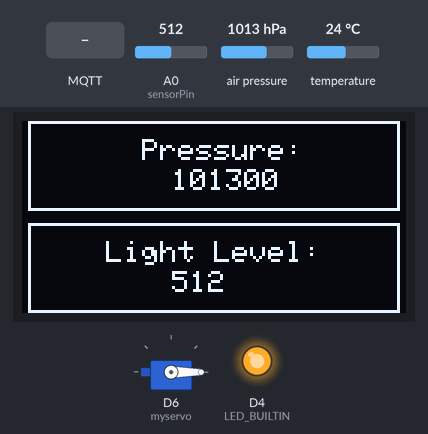
Recording of a sketch running on a simulated ESP8266 (NodeMCU). Shown: 128×64 one-colour display, servo, output pins drawn as LEDs (lit = HIGH, except the on-board LED, lit = LOW). The inputs (shaded band) are chosen by the test bench; at power-on: A0 (sensorPin) = 512, air pressure 1013 hPa, temperature 24 °C. WiFi joins after 1.5 s; servers stay silent unless stated; no MQTT or app messages arrive unless stated; pins used as bus, display or sensor lines are not drawn; what the sketch prints to the serial monitor is not drawn.

Above: at 10.6 s.
10.7 s: MQTT message "1" arrives on the third subscribed topic
At 11.2 s:
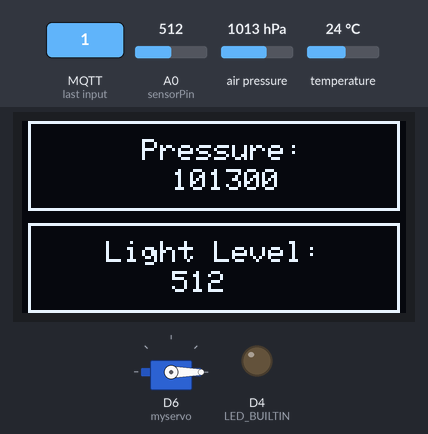
12.2 s: MQTT message "myesp8266" arrives on the first subscribed topic
At 13.2 s:
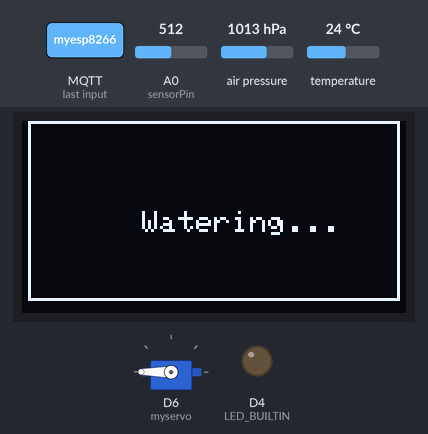
13.7 s: MQTT message "infob3it/053/water" arrives on the first subscribed topic
At 14.5 s:
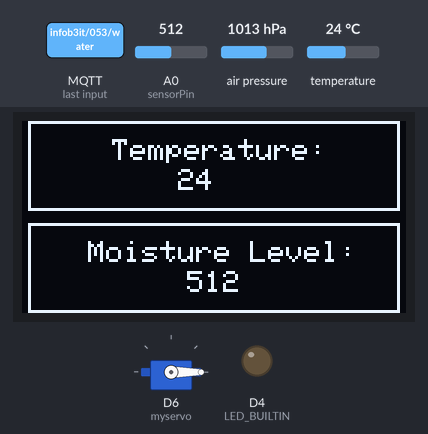
21.5 s: MQTT message "myesp8266" arrives on the third subscribed topic
At 30.1 s:
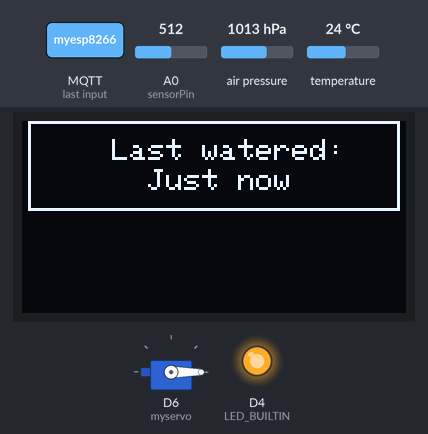
30.2 s: A0 (sensorPin) set to 214
32.7 s: A0 (sensorPin) set to 191
At 42.2 s:
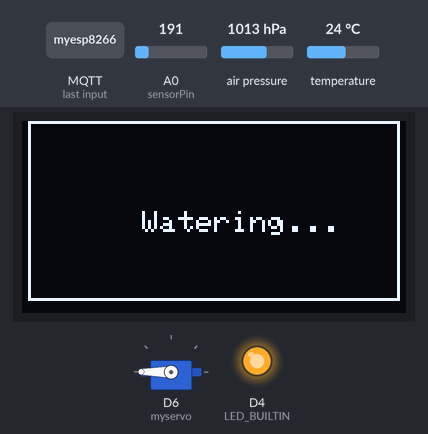
Timing chart, 0 to 42.4 s (numbered marks = the images above; inputs shaded):
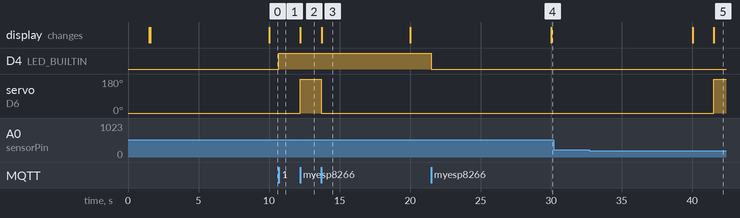

Measured:
- the behaviour switches between 201 and 200 on A0 (sensorPin) (found by bisection; images 4 and 5)
- after the input at 10.7 s, D4 (LED_BUILTIN): LOW → HIGH at once
- after the input at 12.2 s, servo on D6 (myservo): 0° → 180° at once; the display: first differs from a run without the input at once (image 2)
- after the input at 13.7 s, servo on D6 (myservo): 180° → 0° at once; the display: changes at once (image 3)
- after the input at 21.5 s, D4 (LED_BUILTIN): HIGH → LOW at once
- after the input at 30.2 s, every drawn part: stays the same
- after the input at 32.7 s, servo on D6 (myservo): 0° → 180° after 8.8 s; the display: first differs from a run without the input after 8.8 s (image 5)
- what the display in image 3 shows lasts 6.3 s, from 13.7 s to 20.0 s

The sketch:

a2.ino
```cpp
#include <Wire.h> //Used for the I2C protocol
#include <Adafruit_GFX.h>
#include <Adafruit_SSD1306.h>
#include <Adafruit_BMP280.h> //Used for the temperature and pressure sensor
#include <ESP8266WiFi.h> //Used to connect to the WiFi
#include <Servo.h> //Used to control the servo
#include <PubSubClient.h> //Used to connect to the MQTT broker, publish and subscribe
#include <ESP8266mDNS.h> //Used for OTA updates
#include <WiFiUdp.h> //Used for OTA updates
#include <ArduinoOTA.h> //Used for OTA updates
#include <WiFiManager.h> // Used for managing WIFI https://github.com/tzapu/WiFiManager

//OLED Display
#define SCREEN_WIDTH 128 // OLED display width, in pixels
#define SCREEN_HEIGHT 64 // OLED display height, in pixels
#define OLED_RESET     -1
#define SCREEN_ADDRESS 0x3C
Adafruit_SSD1306 display(SCREEN_WIDTH, SCREEN_HEIGHT, &Wire, OLED_RESET);

//BMP280 sensor
#define BMP_SCK  (13)
#define BMP_MISO (12)
#define BMP_MOSI (11)
#define BMP_CS   (10)

Adafruit_BMP280 bmp;
int temperature = 0;
int pressure = 0;

//LDR and soil moisture sensors
int sensorPin = A0;
int selectPin = D5;
const int ldrSensor = LOW; //LOW selects LDR
const int soilSensor = HIGH; //HIGH selects soil moisture sensor
int ldrValue = 0;
int soilValue = 0;

//Count how many times water button is pressed
int count = 0;

unsigned long messageDelay = 10000;
unsigned long timeNow;

unsigned long previousMillis = 0;
unsigned long lastWater = 0;

//Servo
Servo myservo;

//Connecting to the WiFi and MQTT broker
WiFiManager wm;

const char* mqtt_server = "mqtt.uu.nl";
const char* mqtt_id = "student053";
const char* mqtt_password = "gH8YkBQN";

WiFiClient espClient;
PubSubClient client(espClient);
unsigned long lastMsg = 0;
#define MSG_BUFFER_SIZE  (50)
char msg[MSG_BUFFER_SIZE];

//General
int deviceMode = 0; //0 = automatic, 1 = manual
int waterMode = 0; //0 = not watering, 1 = watering
int pos = 0; //Servo position
unsigned long debounceInterval = 50; //Used for debouncing
unsigned long lastDebounceTime = 0;
int buttonState;
int lastButtonState = HIGH; //Button reads LOW when pressed
int flashButton = 0;
int menu = 1;

//Setup device
void setup() {
  myservo.write(0);
  Serial.begin(115200);
  Serial.println("Booting");
  WiFi.mode(WIFI_STA);
  //wm.resetSettings();
  wm.setConfigPortalTimeout(180);
  wm.setConnectTimeout(60);

  /*//Configuring static IP address
  _ip.fromString(static_ip);
  _gw.fromString(static_gw);
  _sn.fromString(static_sn);
  wm.setSTAStaticIPConfig(_ip, _gw, _sn);*/

  bool res = wm.autoConnect("AutoConnectAP", "wifiConnect");
  if(!res){
      Serial.println("Failed");
      ESP.restart();
  }
  else {
      Serial.println("Connected to the WIFI");
  }

  //setupOTAupdates(); //Configures the system for OTA updates
  client.setServer(mqtt_server, 1883); //Sets the MQTT server
  client.setCallback(callback);

  display.begin(SSD1306_SWITCHCAPVCC, SCREEN_ADDRESS); //Starting the OLED display
  display.clearDisplay();
  display.display();

  //setup menu
  menu = 1;
  updateMenu();

//  //setup servo
//  pos = 0;
//  myservo.write(pos);

  unsigned status;
  status = bmp.begin(BMP280_ADDRESS_ALT, BMP280_CHIPID); //Starting the BMP280 sensor
  /* Default settings from datasheet. */
  bmp.setSampling(Adafruit_BMP280::MODE_NORMAL,     /* Operating Mode. */
                  Adafruit_BMP280::SAMPLING_X2,     /* Temp. oversampling */
                  Adafruit_BMP280::SAMPLING_X16,    /* Pressure oversampling */
                  Adafruit_BMP280::FILTER_X16,      /* Filtering. */
                  Adafruit_BMP280::STANDBY_MS_500); /* Standby time. */
  pinMode(selectPin, OUTPUT); //Selects LDR or soil moisture sensor
  digitalWrite(selectPin, ldrSensor); //Selects the LDR sensor
  myservo.attach(12); //Attaches the servo on GIO12, which is D6 on the NodeMCU board
  pinMode(LED_BUILTIN, OUTPUT);
  pinMode(flashButton, INPUT); //Flash button for changing between manual and automatic mode

  snprintf (msg, MSG_BUFFER_SIZE, "%ld", deviceMode);
  client.publish("infob3it/053/mode", msg);

  publishSensor();
}

void loop() {
  //ArduinoOTA.handle();
  timeNow = millis();
  int buttonReading = digitalRead(flashButton);
  temperature = bmp.readTemperature();
  pressure = bmp.readPressure();

  //Changes the screen every 10 seconds
  unsigned long currentMillis = millis();
  if(currentMillis - previousMillis >= 10000){
    previousMillis = currentMillis;
    if(menu == 3){
      menu = 1;
    }
    else{
      menu++;
    }
    updateMenu();
  }

  if (!client.connected()) { //Check if client is connected to the MQTT broker, currently a blocking function
    reconnect(); //If client is not connected, reconnect to the MQTT broker first
  }
  client.loop();

  if (timeNow - lastMsg >= messageDelay && deviceMode == 0) {
    lastMsg = timeNow;
    publishSensor();
  }

  if (deviceMode == 0) {
    digitalWrite(LED_BUILTIN, LOW); //Turns the LED on in automatic mode
  }

  if (deviceMode == 1) {
    digitalWrite(LED_BUILTIN, HIGH); //Turns the LED off in manual mode
  }

  if (buttonReading != lastButtonState) { //Pressing the button starts the debounce timer
    lastDebounceTime = timeNow;
    Serial.println("button pressed");
  }

  if ((timeNow - lastDebounceTime) >= debounceInterval) {
    if (buttonReading != buttonState) {
      buttonState = buttonReading;
      if (buttonState == LOW) { //Buttonstate is low when button is pressed
        int newMode = (deviceMode == 0) ? 1 : 0;
        snprintf (msg, MSG_BUFFER_SIZE, "%ld", newMode);
        client.publish("infob3it/053/mode", msg);
      }
    }
  }

  lastButtonState = buttonReading;

  //when in automatic mode, checks whether plant needs watering
  if(deviceMode == 0){
    autoWater();
  }
  /*if (soilValue <= 200 && deviceMode == 0 && waterMode = 0) {
    startWatering();
  }
  if (waterTimer.FIRST_TRIGGER) { //Only returns true the first time the timer is triggered, until timer is reset
    stopWatering();
  }*/
}

void autoWater(){
  //Thresh values for when plant needs watering
  if(soilValue <= 200 && waterMode == 0){
    startWatering();
  }
  if(soilValue >= 400 && waterMode == 1){
    stopWatering();
  }
}

//Get sensor values
void readSoilMoisture() {
  digitalWrite(selectPin, soilSensor); //Select the soil sensor
  soilValue = analogRead(sensorPin);
  Serial.println(soilValue);
  digitalWrite(selectPin, ldrSensor); //Select the LDR sensor to prevent corrosion on the soil sensor
}

//Publish sensor values.
void publishSensor() { //QoS must be 0 due to PubSubClient library, this is fine for frequent updates of sensor values. However, QoS 1 would have been more ideal in the case of the manual reading of sensor values, to make sure the values are sent at least once.
  //Measure all sensor values
  ldrValue = analogRead(sensorPin);
  readSoilMoisture();

  //Publish temperature
  snprintf (msg, MSG_BUFFER_SIZE, "%ld", temperature);
  client.publish("infob3it/053/temperature", msg);
  //Publish pressure
  snprintf (msg, MSG_BUFFER_SIZE, "%ld", pressure);
  client.publish("infob3it/053/pressure", msg);
  //Publish light level
  snprintf (msg, MSG_BUFFER_SIZE, "%ld", ldrValue);
  client.publish("infob3it/053/light", msg);
  //Publish moisture level
  snprintf (msg, MSG_BUFFER_SIZE, "%ld", soilValue);
  client.publish("infob3it/053/soil", msg);
}

//Water the plant
void startWatering() {
  Serial.println("Watering the plant");
  waterMode = 1;
  menu = 4;
  updateMenu();
  for (pos = 0; pos <= 180; pos += 2) { // goes from 0 degrees to 180 degrees
    // in steps of 2 degrees
    myservo.write(pos);              // tell servo to go to position in variable 'pos'
  }
}

void stopWatering() {
  Serial.println("Finished watering the plant");
  waterMode = 0;
  menu = 1;
  for (pos = 180; pos >= 0; pos -= 2) { // goes from 180 degrees to 0 degrees
    myservo.write(pos);                 // tell servo to go to position in variable 'pos'
  }
  lastWater = millis();
  updateMenu();
}

//OTA updates
void setupOTAupdates() {
  // Port defaults to 8266
  // ArduinoOTA.setPort(8266);

  // Hostname defaults to esp8266-[ChipID]
  // ArduinoOTA.setHostname("myesp8266");

  // No authentication by default
  // ArduinoOTA.setPassword("admin");

  // Password can be set with it's md5 value as well
  // MD5(admin) = 21232f297a57a5a743894a0e4a801fc3
  // ArduinoOTA.setPasswordHash("21232f297a57a5a743894a0e4a801fc3");

  ArduinoOTA.onStart([]() {
    String type;
    if (ArduinoOTA.getCommand() == U_FLASH) {
      type = "sketch";
    } else { // U_FS
      type = "filesystem";
    }

    // NOTE: if updating FS this would be the place to unmount FS using FS.end()
    Serial.println("Start updating " + type);
  });
  ArduinoOTA.onEnd([]() {
    Serial.println("\nEnd");
  });
  ArduinoOTA.onProgress([](unsigned int progress, unsigned int total) {
    Serial.printf("Progress: %u%%\r", (progress / (total / 100)));
  });
  ArduinoOTA.onError([](ota_error_t error) {
    Serial.printf("Error[%u]: ", error);
    if (error == OTA_AUTH_ERROR) {
      Serial.println("Auth Failed");
    } else if (error == OTA_BEGIN_ERROR) {
      Serial.println("Begin Failed");
    } else if (error == OTA_CONNECT_ERROR) {
      Serial.println("Connect Failed");
    } else if (error == OTA_RECEIVE_ERROR) {
      Serial.println("Receive Failed");
    } else if (error == OTA_END_ERROR) {
      Serial.println("End Failed");
    }
  });
  ArduinoOTA.begin();
  Serial.println("Ready");
  Serial.print("IP address: ");
  Serial.println(WiFi.localIP());
}

//MQTT functions
void reconnect() {
  // Loop until we're reconnected
  while (!client.connected()) {
    Serial.print("Attempting MQTT connection...");
    // Attempt to connect
    if (client.connect("plantWateringApp", mqtt_id, mqtt_password, "infob3it/053/status", 0, true, "offline")) {
      Serial.println("connected");
      // Send online message
      client.publish("infob3it/053/status", "online", true);
      // Resubscribe
      client.subscribe("infob3it/053/water", 0); //Receives the command to water the plant. QoS = 0, as this is not duplicate tolerant (do not want to water twice). Best option would have been QoS = 2.
      client.subscribe("infob3it/053/read", 1);  //Receives command to read sensor values. QoS cannot be 0, as the command must be received at least once. Duplicate commands are not a problem as this will just send sensor values multiple times.
      client.subscribe("infob3it/053/mode", 1); //Automatic or manual mode. QoS cannot be 0, as the mode must be changed. Duplicate messages are not a problem as this will just set the device mode to the same mode twice.
    } else {
      Serial.print("failed, rc=");
      Serial.print(client.state());
      Serial.println(" try again in 5 seconds");
      // Wait 5 seconds before retrying
      delay(5000);
    }
  }
}

void callback(char* topic, byte* payload, unsigned int length) { //Do something with the arrived message
  Serial.print("Message arrived [");
  Serial.print(topic);
  Serial.print("] ");
  for (int i = 0; i < length; i++) {
    Serial.print((char)payload[i]);
  }
  Serial.println();

  if (strcmp(topic, "infob3it/053/water") == 0) {
    //when button is clicked for the second time
    if(deviceMode == 1){
      count++;
      if(count % 2 == 0){
      stopWatering();
      }
      //when button is clicked for the first time
      else{
      startWatering();
      }
    }
  }

  if (strcmp(topic, "infob3it/053/read") == 0) { //
    publishSensor();
  }

  if (strcmp(topic, "infob3it/053/mode") == 0) { //Set the devide mode to manual (1) or automatic (0).
    if ((char)payload[0] == '1') {
      deviceMode = 1;
      if (waterMode == 1){
        stopWatering();
      }
      Serial.println("Set to manual mode");
    }
    else {
      deviceMode = 0;
      if (waterMode == 1){
        stopWatering();
      }
      Serial.println("Set to automatic mode");
    }

    Serial.println("device mode =" + deviceMode);
  }
}

void menu1 (){
  display.clearDisplay();
//  temperature = bmp.readTemperature();
//  readSoilMoisture();
  int16_t w = 2;
  display.drawRect(w,0,display.width() - 2 * w, 30, SSD1306_WHITE);
  display.drawRect(w,34,display.width() - 2 * w, 30, SSD1306_WHITE);
  display.setTextSize(1.8);             // Normal 1:1 pixel scale
  display.setTextColor(SSD1306_WHITE);        // Draw white text

  display.setCursor(30,6);             // Start at top-left corner
  display.println(F("Temperature: "));
  display.setCursor(52,16);
  display.println(temperature);

  display.setCursor(22,40);             // Start at top-left corner
  display.println(F("Moisture Level: "));
  display.setCursor(55,50);
  display.println(soilValue);
  Serial.println(soilValue);
  display.display();
}

void menu2 (){
  display.clearDisplay();
//  pressure = bmp.readPressure();
//  ldrValue = analogRead(sensorPin);
  int16_t w = 2;
  display.drawRect(w,0,display.width() - 2 * w, 30, SSD1306_WHITE);
  display.drawRect(w,34,display.width() - 2 * w, 30, SSD1306_WHITE);
  display.setTextSize(1.8);             // pixel scale
  display.setTextColor(SSD1306_WHITE);        // Draw white text

  display.setCursor(40,6);
  display.println(F("Pressure: "));
  display.setCursor(50,16);
  display.println(pressure);

  display.setCursor(28,40);
  display.println(F("Light Level: "));
  display.setCursor(50,50);
  display.println(ldrValue);
  display.display();
}

void menu3 (){
  display.clearDisplay();
  unsigned long currentMillis = millis();
  unsigned long previousWater = (currentMillis - lastWater) / 1000;
  int16_t w = 2;
  display.drawRect(w,0,display.width() - 2 * w, 30, SSD1306_WHITE);
//  display.drawRect(w,34,display.width() - 2 * w, 30, SSD1306_WHITE);
  display.setTextSize(1.8);             // pixel scale
  display.setTextColor(SSD1306_WHITE);        // Draw white text

  display.setCursor(30,6);
  display.println(F("Last watered: "));
   if(lastWater == 0){
    display.setCursor(45,16);
    display.println(F("..."));
  }
  else {
    //seconds
    if(previousWater < 60){
      display.setCursor(42,16);
      display.println(F("Just now"));
    }
    //minutes
    if(previousWater >= 60 && previousWater < 3600){
      int minutes = previousWater / 60;
      display.setCursor(38,16);
      display.println(minutes);
      display.setCursor(48,16);
      display.println(F("minute(s)"));
    }
    //hours
    if(previousWater >= 3600){
      int hours = previousWater / 3600;
      display.setCursor(38,16);
      display.println(hours);
      display.setCursor(48,16);
      display.println(F("hour(s)"));
    }
  }
  display.display();
}

void menu4(){
  display.clearDisplay();
  int16_t w = 2;
  display.drawRect(w,0,display.width() - 2 * w, 60, SSD1306_WHITE);
  display.setTextSize(1.8);             // pixel scale
  display.setTextColor(SSD1306_WHITE);        // Draw white text

  display.setCursor(40,30);
  display.println(F("Watering..."));
  display.display();
}

void updateMenu(){
  switch(menu){
    case 0:
      menu = 1;
      break;
    case 1:
      menu1();
      break;
    case 2:
      menu2();
      break;
    case 3:
      menu3();
      break;
    case 4:
      menu4();
      break;
  }
}
```
